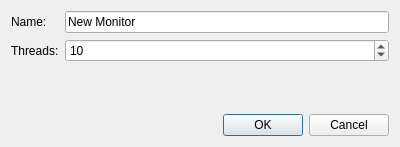
<?xml version="1.0" encoding="UTF-8"?>
<ui version="4.0">
 <class>MonitorDialog</class>
 <widget class="QDialog" name="MonitorDialog">
  <property name="geometry">
   <rect>
    <x>0</x>
    <y>0</y>
    <width>400</width>
    <height>147</height>
   </rect>
  </property>
  <property name="windowTitle">
   <string>Edit Monitor</string>
  </property>
  <layout class="QVBoxLayout" name="verticalLayout">
   <item>
    <layout class="QFormLayout" name="formLayout">
     <item row="0" column="0">
      <widget class="QLabel" name="label">
       <property name="text">
        <string>Name:</string>
       </property>
      </widget>
     </item>
     <item row="1" column="0">
      <widget class="QLabel" name="label_2">
       <property name="text">
        <string>Threads:</string>
       </property>
      </widget>
     </item>
     <item row="1" column="1">
      <widget class="QSpinBox" name="n_threadsSpinBox">
       <property name="minimum">
        <number>1</number>
       </property>
       <property name="value">
        <number>10</number>
       </property>
      </widget>
     </item>
     <item row="0" column="1">
      <widget class="QLineEdit" name="nameLineEdit">
       <property name="text">
        <string>New Monitor</string>
       </property>
      </widget>
     </item>
    </layout>
   </item>
   <item>
    <widget class="QDialogButtonBox" name="buttonBox">
     <property name="orientation">
      <enum>Qt::Horizontal</enum>
     </property>
     <property name="standardButtons">
      <set>QDialogButtonBox::Cancel|QDialogButtonBox::Ok</set>
     </property>
    </widget>
   </item>
  </layout>
 </widget>
 <resources/>
 <connections>
  <connection>
   <sender>buttonBox</sender>
   <signal>accepted()</signal>
   <receiver>MonitorDialog</receiver>
   <slot>accept()</slot>
   <hints>
    <hint type="sourcelabel">
     <x>248</x>
     <y>254</y>
    </hint>
    <hint type="destinationlabel">
     <x>157</x>
     <y>274</y>
    </hint>
   </hints>
  </connection>
  <connection>
   <sender>buttonBox</sender>
   <signal>rejected()</signal>
   <receiver>MonitorDialog</receiver>
   <slot>reject()</slot>
   <hints>
    <hint type="sourcelabel">
     <x>316</x>
     <y>260</y>
    </hint>
    <hint type="destinationlabel">
     <x>286</x>
     <y>274</y>
    </hint>
   </hints>
  </connection>
 </connections>
</ui>
